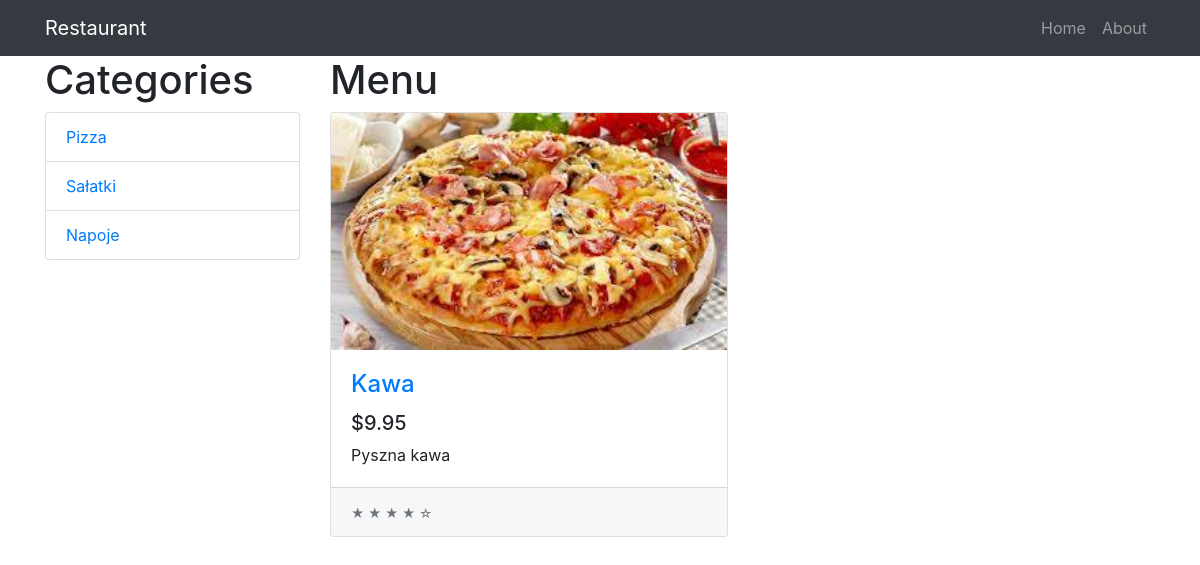
Page /menu/dishes/3 on the committed database.
### menu/models.py (models this page shows, shortened)
class Category(models.Model):
    name = models.CharField(max_length=200)
    description = models.TextField(max_length=500, default="")
    class Meta:
        verbose_name_plural = "Categories"

class Dish(models.Model):
    name = models.CharField(max_length=200)
    description = models.TextField(max_length=500, default="")
    price = models.DecimalField(max_digits=10, decimal_places=2, default=0)
    pub_date = models.DateTimeField(auto_now=True)
    category = models.ForeignKey(Category, blank=True, null=True, on_delete=models.SET_NULL)
    image = models.ImageField(default="")
    class Meta:
        verbose_name_plural = "Dishes"

### menu/views.py (the view)
# urls.py: path("dishes/<int:category_id>", views.dishes_by_category, name="dishes_by_category"),
def dishes_by_category(request, category_id):
    categories = Category.objects.all()
    category = Category.objects.get(id=category_id)
    my_dishes = Dish.objects.filter(category=category)
    ctx = {
        "categories" :categories,
        "dishes": my_dishes,
    }
    return render(request, "menu.html", ctx)

### menu/templates/menu.html
{% extends 'base.html' %}
{% block content %}
        <div class="col-lg-3">
            <h1>Categories</h1>
            <div class="list-group">
                {% for category in categories %}
                <a href="{% url 'dishes_by_category' category.id %}" class="list-group-item">{{ category.name }}</a>
                {% endfor %}
            </div>
        </div>
        <div class="col-lg-9">
            <div class="row">
                <div class="col-lg-12">
                    <h1>Menu</h1>
                </div>
                {% for dish in dishes %}
                <div class="col-lg-6 col-md-6 mb-4">
                    <div class="card h-100">
                        <a href="#"><img class="card-img-top" src="{{ dish.image.url }}" alt=""></a>
                        <div class="card-body">
                            <h4 class="card-title">
                                <a href="#">{{ dish.name }}</a>
                            </h4>
                            <h5>${{dish.price}}</h5>
                            <p class="card-text">{{dish.description}}</p>
                        </div>
                        <div class="card-footer">
                            <small class="text-muted">&#9733; &#9733; &#9733; &#9733; &#9734;</small>
                        </div>
                    </div>
                </div>
                {% endfor %}
{% endblock %}

### rows in the picture
Category: name "Pizza"
Category: name "Sałatki"
Category: name "Napoje"
Dish: image (picture), name "Kawa", price "9.95", description "Pyszna kawa"
